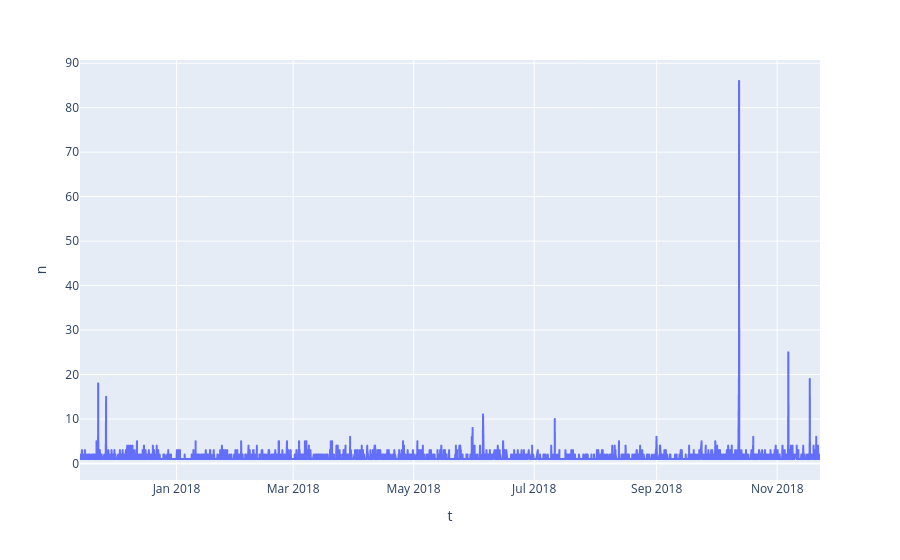

The cell this chart's notebook holds for it:
### Code cell
px.line(df2.reset_index(), x='t', y='n')

### Figure 1 — Plotly figure (JSON) as saved in the notebook; plotly's stock layout.template omitted (floating-point values rounded to 4 significant figures; data arrays with more than 128 entries replaced by an {"elided": "..."} marker saying what was removed)
{"data": [{"hovertemplate": "t=%{x}<br>n=%{y}<extra></extra>", "legendgroup": "", "line": {"color": "#636efa", "dash": "solid"}, "marker": {"symbol": "circle"}, "mode": "lines", "name": "", "showlegend": false, "type": "scattergl", "x": {"elided": "3349 str values"}, "xaxis": "x", "y": {"elided": "3349 int values"}, "yaxis": "y"}], "layout": {"legend": {"tracegroupgap": 0}, "margin": {"t": 60}, "xaxis": {"anchor": "y", "domain": [0, 1], "title": {"text": "t"}}, "yaxis": {"anchor": "x", "domain": [0, 1], "title": {"text": "n"}}}}
